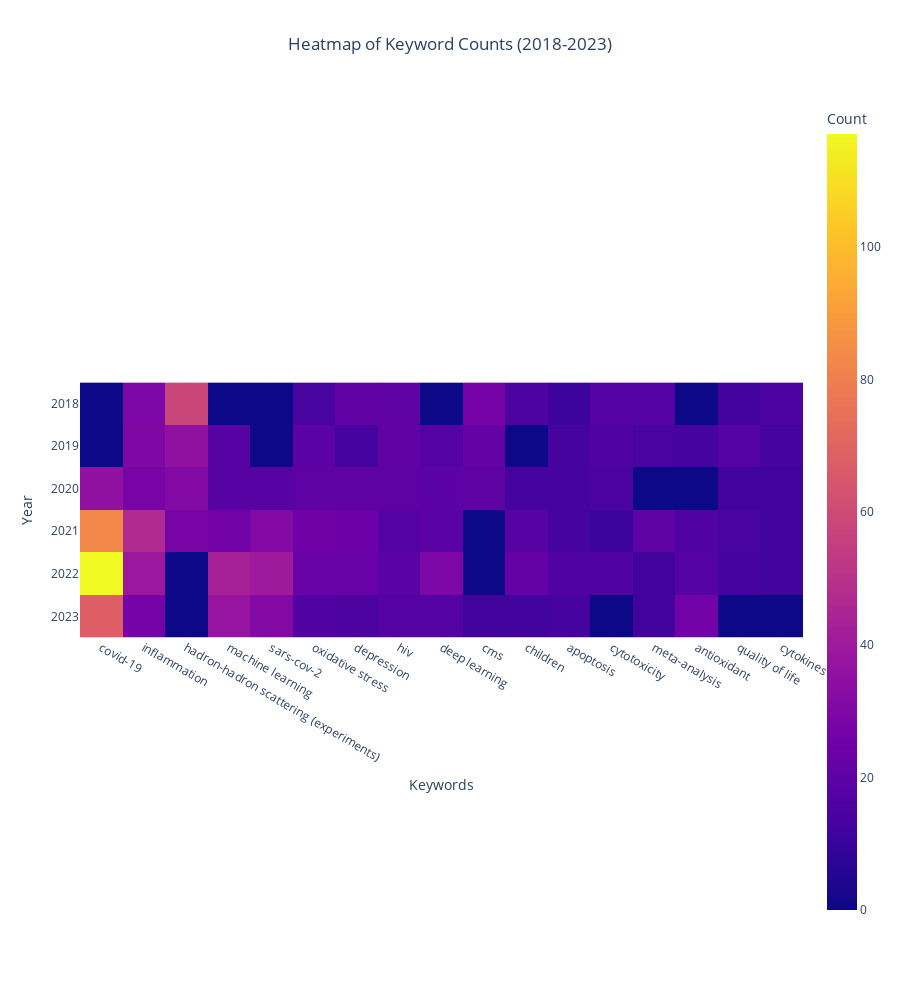

Notebook cell for this chart:
### Code cell
# Prepare data for a heatmap
heatmap_data = merge2.set_index('Keywords')[['2018_Count', '2019_Count', '2020_Count', '2021_Count', '2022_Count', '2023_Count']]

# Create the heatmap
import plotly.express as px
fig = px.imshow(heatmap_data.T, 
                labels=dict(x="Keywords", y="Year", color="Count"),
                x=heatmap_data.index, 
                y=['2018', '2019','2020','2021','2022','2023'],
                title='Heatmap of Keyword Counts (2018-2023)')

fig.update_layout(title_x=0.5)
fig.update_layout(height=1000)
fig.show()

### Figure 1 — Plotly figure (JSON) as saved in the notebook; plotly's stock layout.template omitted (floating-point values rounded to 4 significant figures)
{"data": [{"coloraxis": "coloraxis", "hovertemplate": "Keywords: %{x}<br>Year: %{y}<br>Count: %{z}<extra></extra>", "name": "0", "type": "heatmap", "x": ["covid-19", "inflammation", "hadron-hadron scattering (experiments)", "machine learning", "sars-cov-2", "oxidative stress", "depression", "hiv", "deep learning", "cms", "children", "apoptosis", "cytotoxicity", "meta-analysis", "antioxidant", "quality of life", "cytokines"], "xaxis": "x", "y": ["2018", "2019", "2020", "2021", "2022", "2023"], "yaxis": "y", "z": [[0, 29, 58, 0, 0, 14, 21, 20, 0, 27, 15, 11, 17, 17, 0, 12, 15], [0, 30, 35, 18, 0, 19, 13, 21, 17, 22, 0, 13, 16, 14, 13, 17, 13], [35, 28, 31, 18, 18, 20, 20, 20, 19, 20, 13, 13, 15, 0, 0, 12, 12], [83, 47, 28, 26, 31, 25, 24, 17, 19, 0, 18, 13, 11, 20, 16, 14, 12], [117, 39, 0, 43, 40, 23, 23, 19, 29, 0, 22, 16, 16, 12, 17, 13, 12], [68, 27, 0, 37, 31, 16, 15, 17, 17, 12, 12, 13, 0, 12, 26, 0, 0]]}], "layout": {"coloraxis": {"colorbar": {"title": {"text": "Count"}}, "colorscale": [[0, "#0d0887"], [0.1111, "#46039f"], [0.2222, "#7201a8"], [0.3333, "#9c179e"], [0.4444, "#bd3786"], [0.5556, "#d8576b"], [0.6667, "#ed7953"], [0.7778, "#fb9f3a"], [0.8889, "#fdca26"], [1, "#f0f921"]]}, "height": 1000, "title": {"text": "Heatmap of Keyword Counts (2018-2023)", "x": 0.5}, "xaxis": {"anchor": "y", "constrain": "domain", "domain": [0, 1], "scaleanchor": "y", "title": {"text": "Keywords"}}, "yaxis": {"anchor": "x", "autorange": "reversed", "constrain": "domain", "domain": [0, 1], "title": {"text": "Year"}}}}
